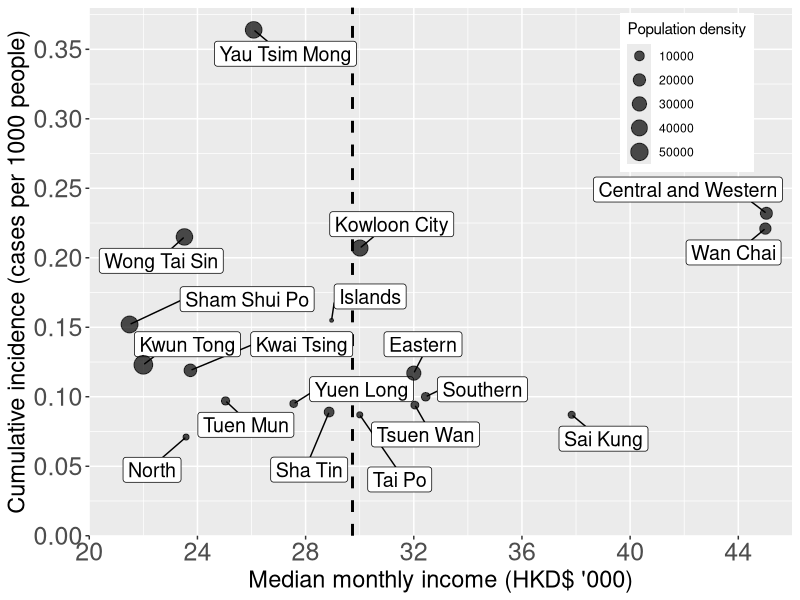
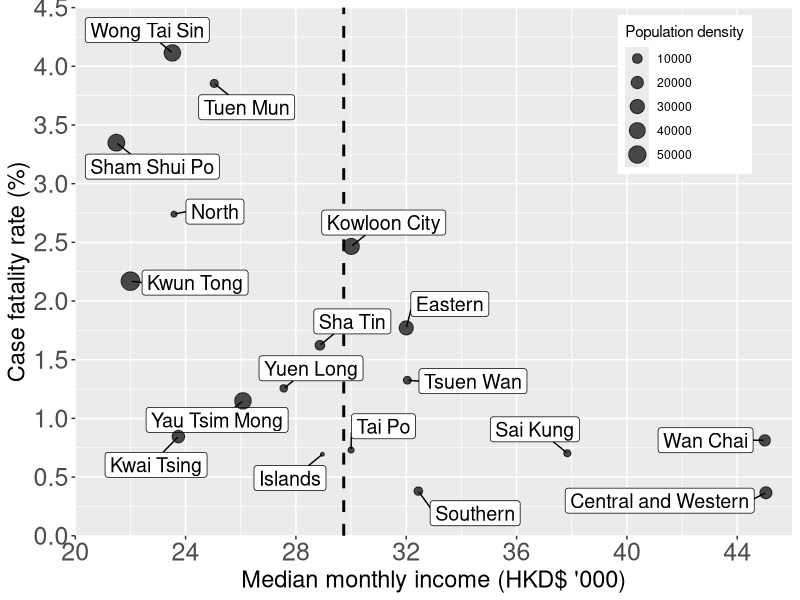
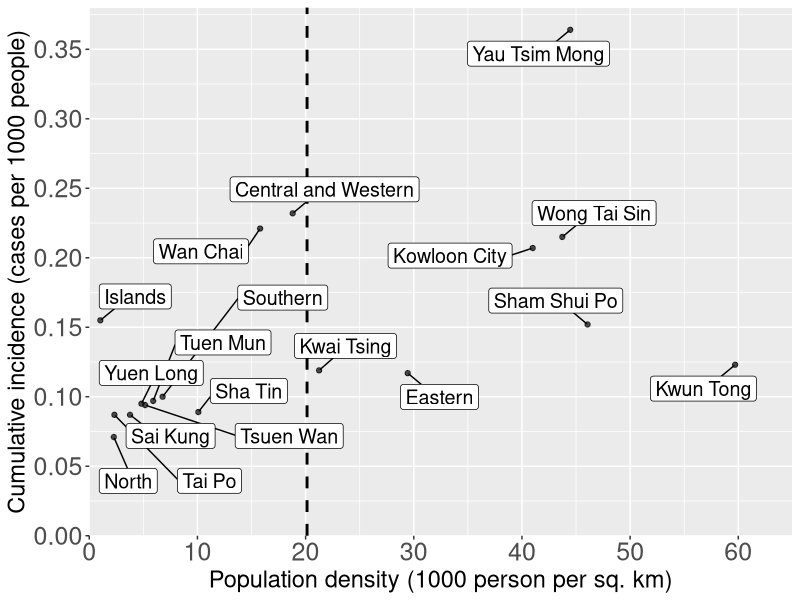
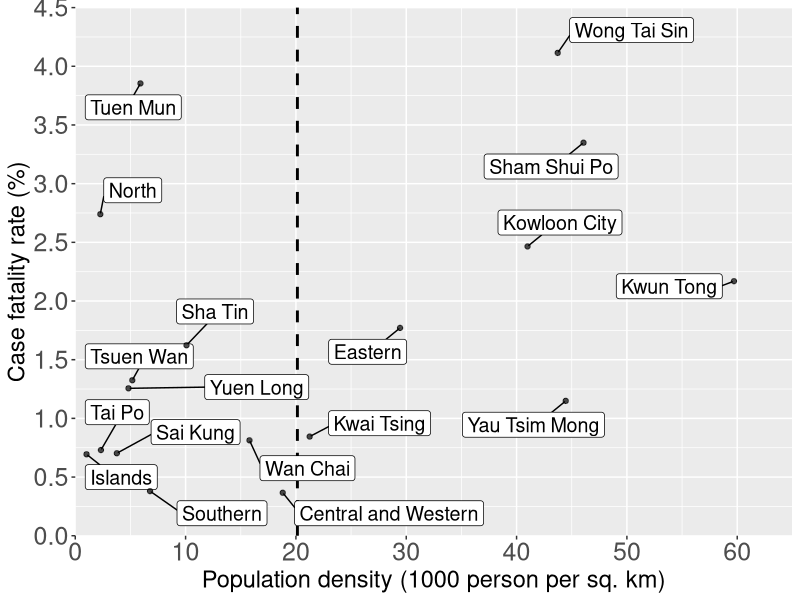
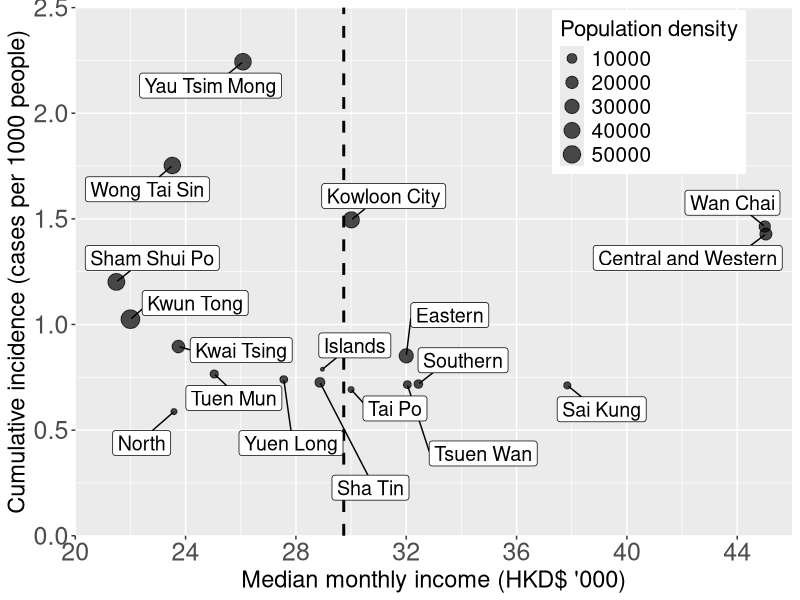
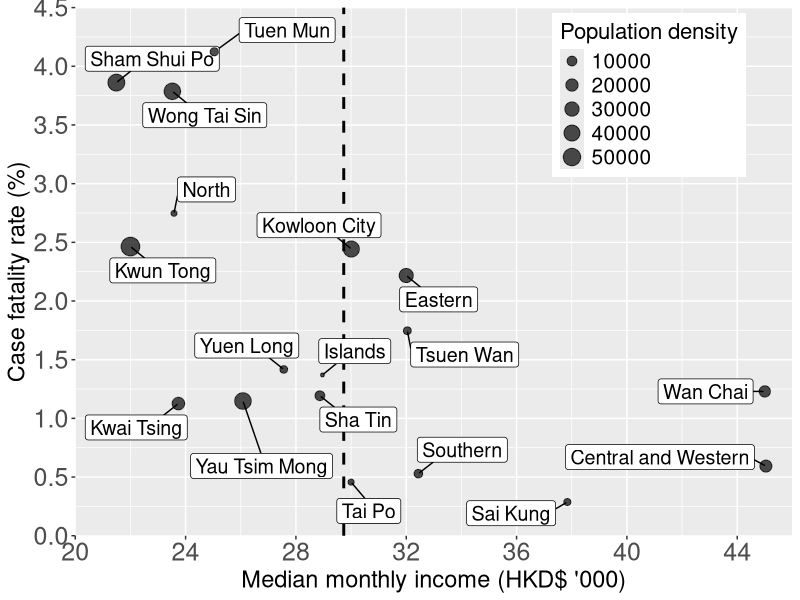
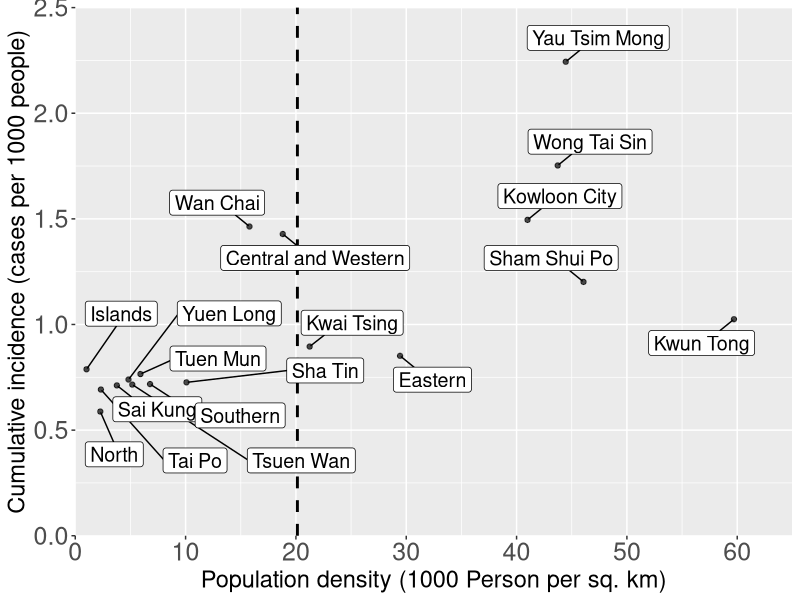
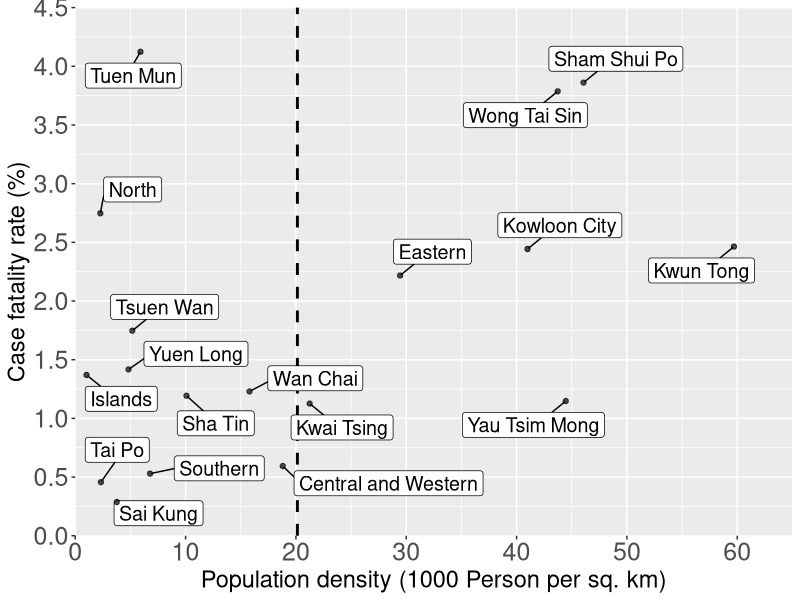

Recreate these plots in R, in order.
library(ggplot2)
library(plyr)
library(ggpubr)
library(data.table)
library(carData)
library(car)
library(pscl)
library(ggrepel)
library(patchwork)
library(reshape2)
library(tidyr)
library(dplyr)
library(lubridate)
library(reshape2)
library(scales)
library(forcats)
library(corrplot)
library(Hmisc)
options(ggrepel.max.overlaps = Inf)

#District & Territory Demographic
DD<-read.csv("dis_inc_cfr.csv")
DS<-read.csv("dis_inc_cfr_symptomatic.csv")
TS<-read.csv("Territory_symptomatic.csv")
Covid2<-read.csv("Covid model_symptomatic.csv")

#Data Management
Covid2_Elderly<-Covid2%>%group_by(Age)%>%filter(any(Age>64))
Covid2_Elderly_Death<-Covid2_Elderly%>%group_by(event)%>%filter(any(event=="1"))
Covid2_Elderly_Cases.in.district<-Covid2_Elderly%>%group_by(district)%>%summarise(Total=n())
Covid2_Elderly_Death.in.district<-Covid2_Elderly_Death%>%group_by(district)%>%summarise(Death=n())
new_row1 = list("Tai Po",0)
new_row2 = list(district="Sai Kung",Death=0)
Covid2_Elderly_Death.in.district = rbind(Covid2_Elderly_Death.in.district,new_row1)
Covid2_Elderly_Death.in.district = rbind(Covid2_Elderly_Death.in.district,new_row2)
Covid2_Elderly.in.district=left_join(Covid2_Elderly_Cases.in.district, Covid2_Elderly_Death.in.district)
Covid2_Elderly.in.district<-Covid2_Elderly.in.district%>%mutate(CFR_elderly=round(Death/Total*100,2))
colnames(Covid2_Elderly.in.district)[c(1)]<-c("District")
CFR_Overview=left_join(Covid2_Elderly.in.district, DS)
CFR_Overview<-subset(CFR_Overview,select =c(District,CFR_elderly,cfr_percent,income_trans,population_density))

#Scatter Plot_Total#
Scatter_Total_CI_I<-ggplot(DD,aes(x=Income_1k, y=Cumulative.Incidence.Rate_percentage, size =population_density, label=District)) + 
  geom_vline(xintercept=c(mean(DD$Income_1k)), linetype="dashed",lwd=1) + 
  geom_label_repel(size = 5,min.segment.length = 0, box.padding = 0.5)+ geom_point(alpha=0.7)+
  xlab("Median monthly income (HKD$ '000)") + ylab("Cumulative incidence (cases per 1000 people)") + labs(size="Population density")
Scatter_Total_CI_I<-Scatter_Total_CI_I + scale_x_continuous(expand= c(0,0), limits = c(20,46),breaks = seq(20, 46, 4)) +
  scale_y_continuous(expand=c(0,0), limits=c(0,0.38), breaks= seq(0,0.35,0.05)) + labs(size="Population density")+
  theme(axis.text=element_text(size=18), axis.title = element_text(size = 17), legend.position = c(0.85,0.84)) 
Scatter_Total_CI_I

Scatter_Total_CFR_I<-ggplot(DD,aes(x=Income_1k, y=cfr_percent, size =population_density, label=District)) + 
  geom_vline(xintercept=c(mean(DD$Income_1k)), linetype="dashed",lwd=1) +
  geom_label_repel(size = 5,min.segment.length = 0, box.padding = 0.5)+ geom_point(alpha=0.7)+
  xlab("Median monthly income (HKD$ '000)") + ylab("Case fatality rate (%)")
Scatter_Total_CFR_I<-Scatter_Total_CFR_I + scale_x_continuous(expand= c(0,0), limits = c(20,46),breaks = seq(20, 46, 4)) +
  scale_y_continuous(expand=c(0,0), limits=c(0,4.5), breaks= seq(0,4.5,0.5)) + labs(size="Population density")+
  theme(axis.text=element_text(size=18), axis.title = element_text(size = 17), legend.position = c(0.85,0.835)) 
Scatter_Total_CFR_I

Scatter_Total_CI_PD<-ggplot(DD,aes(x=population.density_1k, y=Cumulative.Incidence.Rate_percentage, label=District))+ 
  geom_vline(xintercept=c(mean(DD$population.density_1k)), linetype="dashed",lwd=1) +
  geom_label_repel(size = 5,min.segment.length = 0, box.padding = 0.5)+ geom_point(alpha=0.7)+
  xlab("Population density (1000 person per sq. km)") + ylab("Cumulative incidence (cases per 1000 people)")
Scatter_Total_CI_PD<-Scatter_Total_CI_PD + scale_x_continuous(expand= c(0,0), limits = c(0,65),breaks = seq(0, 60, 10)) +
  scale_y_continuous(expand=c(0,0), limits=c(0,0.38), breaks= seq(0,0.35,0.05))+
  theme(axis.text=element_text(size=18), axis.title = element_text(size = 17))
Scatter_Total_CI_PD

Scatter_Total_CFR_PD<-ggplot(DD,aes(x=population.density_1k, y=cfr_percent, label=District)) + 
  geom_vline(xintercept=c(mean(DD$population.density_1k)), linetype="dashed",lwd=1) +
  geom_label_repel(size = 5,min.segment.length = 0, box.padding = 0.5)+ geom_point(alpha=0.7)+
  xlab("Population density (1000 person per sq. km)") + ylab("Case fatality rate (%)")
Scatter_Total_CFR_PD<-Scatter_Total_CFR_PD + scale_x_continuous(expand= c(0,0), limits = c(0,65),breaks = seq(0, 60, 10)) +
  scale_y_continuous(expand=c(0,0), limits=c(0,4.5), breaks= seq(0,4.5,0.5))+
  theme(axis.text=element_text(size=18), axis.title = element_text(size = 17))
Scatter_Total_CFR_PD

FigureS4<-ggarrange(Scatter_Total_CI_I,Scatter_Total_CFR_I,Scatter_Total_CI_PD,Scatter_Total_CFR_PD,
                    labels = c("A","B","C","D"),font.label = list(size = 16),
                    ncol = 2, nrow = 2)

#Scatter Plot_Symptomatic#
Scatter_Symptomatic_CI_I<-ggplot(DS,aes(x=income_trans, y=inc_perk, size =population_density, label=District)) + 
  geom_vline(xintercept=c(mean(DD$Income_1k)), linetype="dashed",lwd=1) +
  geom_label_repel(size = 5,min.segment.length = 0, box.padding = 0.5)+ geom_point(alpha=0.7)+
  xlab("Median monthly income (HKD$ '000)") + ylab("Cumulative incidence (cases per 1000 people)") + labs(size="Population density")
Scatter_Symptomatic_CI_I<-Scatter_Symptomatic_CI_I + scale_x_continuous(expand= c(0,0), limits = c(20,46),breaks = seq(20, 46, 4)) +
  scale_y_continuous(expand=c(0,0), limits=c(0,2.5), breaks= seq(0,2.5,0.5)) + labs(size="Population density")+
  theme(axis.text=element_text(size=18), axis.title = element_text(size = 17), legend.position = c(0.8,0.84),
        legend.title = element_text(size=16),legend.text = element_text(size=15))
Scatter_Symptomatic_CI_I

Scatter_Symptomatic_CFR_I<-ggplot(DS,aes(x=income_trans, y=cfr_percent, size =population_density, label=District)) + 
  geom_vline(xintercept=c(mean(DD$Income_1k)), linetype="dashed",lwd=1) +
  geom_label_repel(size = 5,min.segment.length = 0, box.padding = 0.5)+ geom_point(alpha=0.7) +
  xlab("Median monthly income (HKD$ '000)") + ylab("Case fatality rate (%)")
Scatter_Symptomatic_CFR_I<-Scatter_Symptomatic_CFR_I + scale_x_continuous(expand= c(0,0), limits = c(20,46),breaks = seq(20, 46, 4)) +
  scale_y_continuous(expand=c(0,0), limits=c(0,4.5), breaks= seq(0,4.5,0.5)) + labs(size="Population density")+
  theme(axis.text=element_text(size=18), axis.title = element_text(size = 17), legend.position = c(0.8,0.835),
        legend.title = element_text(size=16),legend.text = element_text(size=15))
Scatter_Symptomatic_CFR_I

Scatter_Symptomatic_CI_PD<-ggplot(DS,aes(x=population_density_1000, y=inc_perk, label=District)) + 
  geom_vline(xintercept=c(mean(DD$population.density_1k)), linetype="dashed",lwd=1) +
  geom_label_repel(size = 5,min.segment.length = 0, box.padding = 0.5)+ geom_point(alpha=0.7) +
  xlab("Population density (1000 Person per sq. km)") + ylab("Cumulative incidence (cases per 1000 people)")
Scatter_Symptomatic_CI_PD<-Scatter_Symptomatic_CI_PD + scale_x_continuous(expand= c(0,0), limits = c(0,65),breaks = seq(0, 60, 10)) +
  scale_y_continuous(expand=c(0,0), limits=c(0,2.5), breaks= seq(0,2.5,0.5))+
  theme(axis.text=element_text(size=18), axis.title = element_text(size = 17))
Scatter_Symptomatic_CI_PD

Scatter_Symptomatic_CFR_PD<-ggplot(DS,aes(x=population_density_1000, y=cfr_percent, label=District)) + 
  geom_vline(xintercept=c(mean(DD$population.density_1k)), linetype="dashed",lwd=1) +
  geom_label_repel(size = 5,min.segment.length = 0, box.padding = 0.5)+ geom_point(alpha=0.7)+
  xlab("Population density (1000 Person per sq. km)") + ylab("Case fatality rate (%)")
Scatter_Symptomatic_CFR_PD<-Scatter_Symptomatic_CFR_PD + scale_x_continuous(expand= c(0,0), limits = c(0,65),breaks = seq(0, 60, 10)) +
  scale_y_continuous(expand=c(0,0), limits=c(0,4.5), breaks= seq(0,4.5,0.5))+
  theme(axis.text=element_text(size=18), axis.title = element_text(size = 17))
Scatter_Symptomatic_CFR_PD

Figure2<-ggarrange(Scatter_Symptomatic_CI_I,Scatter_Symptomatic_CFR_I,Scatter_Symptomatic_CI_PD,Scatter_Symptomatic_CFR_PD,
                   labels = c("A","B","C","D"),font.label = list(size = 16),
                   ncol = 2, nrow = 2)

Scatter_CFR_Comparsion<-ggplot(CFR_Overview,aes(x=cfr_percent, y=CFR_elderly, label=District)) + 
  geom_label_repel(size = 8.5,min.segment.length = 0, box.padding = 0.5)+ geom_point(alpha=0.7,size=5)+
  xlab("Case fatality rate in symptomatic patients (%)") + ylab(" Case fatality rate in elderly (%)") + 
  scale_x_continuous(expand= c(0,0), limits = c(0,4.5),breaks = seq(0, 4, 1)) +
  scale_y_continuous(expand=c(0,0.1), limits=c(0,18), breaks= seq(0,18,2))+
  theme(axis.text=element_text(size=32), axis.title = element_text(size = 32)) 
Scatter_CFR_Comparsion

Scatter_Symptomatic_Elderly_CFR_I<-ggplot(CFR_Overview,aes(x=income_trans, y=CFR_elderly, size =population_density, label=District)) + 
  geom_vline(xintercept=c(mean(CFR_Overview$income_trans)), linetype="dashed",lwd=1) +
  geom_label_repel(size = 8.5,min.segment.length = 0, box.padding = 0.5)+ geom_point(alpha=0.7) +
  xlab("Median monthly income (HKD$ '000)") + ylab("Case fatality rate in elderly (%)") + 
  scale_x_continuous(expand= c(0,0), limits = c(20,46),breaks = seq(20, 46, 4)) +
  scale_y_continuous(expand=c(0,0.1), limits=c(0,20), breaks= seq(0,20,2)) + 
  labs(size="Population density")+
  theme(axis.text=element_text(size=30), axis.title = element_text(size = 32), 
        legend.position = c(0.8,0.835), legend.title = element_text(size=28), 
        legend.text = element_text(size=26))
Scatter_Symptomatic_Elderly_CFR_I

FigureSX<-ggarrange(Scatter_Symptomatic_Elderly_CFR_I, Scatter_CFR_Comparsion,
                    labels = c("A","B"), font.label = list(size = 34),
                    nrow = 1)

#Bar Chart_Symptomatic
level_order_TS<- factor(TS$Territory, level = c("KLE", "KLW", "NTW","HK","NTE"))

TS_CFR<-ggplot(TS, aes(x = level_order_TS, cfr,2, label=cfr)) + 
  geom_bar(stat = "identity") + 
  ggtitle("Case fatality rate") +
  xlab("Territories") +
  ylab("Percentage (%)") +
  geom_text(size = 5, position = position_stack(vjust =0.95), color="white") +
  scale_y_continuous(expand= c(0,0),breaks = seq(0, 3.5, 0.5)) + coord_cartesian(ylim = c(0, 3.5)) +
  theme(axis.text=element_text(size=16), axis.title = element_text(size = 15),plot.title = element_text(size = 15))
TS_CFR

TS_CDP<-ggplot(TS, aes(x = level_order_TS, y = CDPinPop_percent, label=CDPinPop_percent)) + 
  geom_bar(stat = "identity") +
  ggtitle("People with chronic disease") + ylab("Percentage (%)") +
  xlab("Territories") +
  geom_text(size = 5, position = position_stack(vjust =0.98), color="white") +
  scale_y_continuous(expand= c(0,0),breaks = seq(0, 30, 5)) + coord_cartesian(ylim = c(0, 30)) +
  theme(axis.text=element_text(size=16), axis.title = element_text(size = 15),plot.title = element_text(size = 15))
TS_CDP

FigureS2<-ggarrange(TS_CFR,TS_CDP,
                    labels = c("A","B"),
                    ncol = 2)

#CFR among reporting delay & hospitalization time
Covid2<-read.csv("Covid model_symptomatic.csv")
Covid2_Delay<-read.csv("DeathRisk.csv")
Covid2_Delay2<-read.csv("DeathRisk_Individual.csv")
Covid2_agepercent<-read.csv("Covid model_symptomatic_2Income.csv")
Covid2_agepercent2<-read.csv("Covid model_symptomatic_70_2Income.csv")

Covid2$Income.Region<-factor(Covid2$Income.Region,levels=c("Low Income Region","Middle Income Region","High Income Region"))
Covid2$Grouped.Delay.Time <- factor(Covid2$Grouped.Delay.Time, level = c("0", "1", "2","3","4","5","6","7","8","9","10",">10"))

Covid2_agepercent$Income.Region<-factor(Covid2_agepercent$Income.Region,levels=c("High Income Region","Low and Middle Income Region"))
Covid2_agepercent$Gender.Age<-factor(Covid2_agepercent$Gender.Age,levels=c("Male(≤64 years old)","Female(≤64 years old)","Male(>64 years old)","Female(>64 years old)"))

Covid2_agepercent2$Income.Region<-factor(Covid2_agepercent2$Income.Region,levels=c("High Income Region","Low and Middle Income Region"))
Covid2_agepercent2$Gender.Age<-factor(Covid2_agepercent2$Gender.Age,levels=c("Male(≤69 years old)","Female(≤69 years old)","Male(>69 years old)","Female(>69 years old)"))

#Subset Data
Covid2_65<-Covid2 %>% filter(is.na(Age) | Age >= 65)
Covid2_65$Income.Region<-factor(Covid2_65$Income.Region,levels=c("Low Income Region","Middle Income Region","High Income Region"))

Delay_Total_LMH<-Covid2 %>% group_by(Income.Region)%>%count(Grouped.Delay.Time)
Delay_Total_LMH<-Delay_Total_LMH %>% group_by(Income.Region) %>% mutate(percentage=n/sum(n)*100)

Delay_Elderly_LMH<-Covid2_65 %>% group_by(Income.Region) %>% count(Grouped.Delay.Time)
Delay_Elderly_LMH<-Delay_Elderly_LMH %>% group_by(Income.Region) %>% mutate(percentage=n/sum(n)*100)
Delay <- data.frame(Income.Region=c("High Income Region"),Grouped.Delay.Time=c(0),n=c(0),percentage=c(0))
Delay$Grouped.Delay.Time<-as.factor(Delay$Grouped.Delay.Time)
Delay_Elderly_LMH<-rbind(Delay_Elderly_LMH, Delay)
remove(Delay)

Covid2_Alive<-Covid2%>%group_by(Income.Region,event)%>%filter(any(event == "0"))%>% count(Hospitalization.time)%>% mutate(percentage=n/sum(n)*100)
Covid2_Dead<-Covid2%>%group_by(Income.Region,event)%>%filter(any(event == "1"))%>% count(Hospitalization.time)%>% mutate(percentage=n/sum(n)*100)

#CFR over delay time
Covid2_Delay$Delay.Time <- factor(Covid2_Delay$Delay.Time, level = c(">1",">2",">3",">4",">5",">6",">7",">8",">9",">10",">11",">12"))
CFR_delay<-ggplot(Covid2_Delay,aes(x=Delay.Time, y=cfr_percent, group=1)) + geom_point(size = 5) + geom_line(size = 2) + 
  xlab("Reporting delay (days)") + ylab("Case fatality rate (%)") +
  scale_y_continuous(expand=c(0,0), limits=c(0,4.2), breaks= seq(0,4,1)) +
  theme(axis.text=element_text(size=28), axis.title = element_text(size = 30))
CFR_delay

Covid2_Delay2$Delay.time <- as.factor(Covid2_Delay2$Delay.time)
CFR_delay2<-ggplot(Covid2_Delay2,aes(x=Delay.time, y=CFR_3days,group=1)) + geom_point(size = 5) + geom_line(size = 2) + 
  xlab("Reporting delay (days)") + ylab("Case fatality rate (%)") + ggtitle("") +
  scale_y_continuous(expand=c(0,0), limits=c(0,3.2), breaks= seq(0,3,1)) +
  theme(axis.text=element_text(size= 28), axis.title = element_text(size = 30))
CFR_delay2

Figure3<-ggarrange(CFR_delay, CFR_delay2,
                   labels = c("A","B"),font.label = list(size = 24),
                   ncol = 1)

#Proportion of delayed reporting time of symptomatic patients
level_order_Delay_Total  <- factor(Delay_Total_LMH$Grouped.Delay.Time, level = c("0", "1", "2","3","4","5","6","7","8","9","10",">10"))
Bar_Delay_Total_LMH<-ggplot(Delay_Total_LMH, aes(x=level_order_Delay_Total , y=percentage, label=percentage, fill = Income.Region, group = Income.Region)) + geom_bar(stat="identity", position = "dodge") + 
  ggtitle("Symptomatic patients") + xlab("Delay time (Days)") + 
  ylab("Percentage with different delay time") +
  scale_y_continuous(expand=c(0,0), limits = c(0, 25), breaks = seq(0, 25, 5)) + labs(fill="Income Region") +
  theme(plot.title = element_text(size=24), axis.text=element_text(size=23), axis.title = element_text(size = 24),
        legend.position = c(0.77,0.74), legend.key.size = unit(2,"cm"),legend.title = element_text(size=20),legend.text = element_text(size=18))
Bar_Delay_Total_LMH

#Proportion of delayed reporting time of elderly patients
Delay_Elderly_LMH$Income.Region<-factor(Delay_Elderly_LMH$Income.Region,levels=c("Low Income Region","Middle Income Region","High Income Region"))
level_order_Delay_Elderly <- factor(Delay_Elderly_LMH$Grouped.Delay.Time, level = c("0", "1", "2","3","4","5","6","7","8","9","10",">10"))

Bar_Delay_Elderly_LMH<-ggplot(Delay_Elderly_LMH, aes(x=level_order_Delay_Elderly , y=percentage, label=percentage, fill = Income.Region, group = Income.Region)) + geom_bar(stat="identity", position = "dodge") + 
  ggtitle("Symptomatic elderly patients") + xlab("Delay time (Days)") + ylab("Percentage with different delay time") +
  scale_y_continuous(expand=c(0,0), limits = c(0, 25), breaks = seq(0, 25, 5)) + labs(fill="Income Region") +
  theme(plot.title = element_text(size=24), axis.text=element_text(size=23), axis.title = element_text(size = 24), 
        legend.position = c(0.77,0.74), legend.key.size = unit(2,"cm"),legend.title = element_text(size=20),legend.text = element_text(size=18))
Bar_Delay_Elderly_LMH

#Percentage of severe delay patients
my.labels <- c("   Low and middle \n income region",
               "High \n income region")
Bar_Percentage<-ggplot(Covid2_agepercent, aes(x= fct_rev(Income.Region), y= Percentage, fill = fct_rev(Gender.Age))) + 
  ggtitle("Symptomatic patients") + xlab("") + coord_flip() +
  ylab("Percentage with severe reporting delay (>10 days)") + scale_x_discrete(labels= my.labels) +
  geom_col(width = 0.6, position = position_dodge(0.7)) +
  scale_fill_viridis_d(breaks = rev, direction = -1) +
  scale_y_continuous(expand=c(0,0), limits = c(0, 13), breaks = seq(0, 12, 2)) + labs(fill="Income Region") +
  theme(plot.title = element_text(size=24), axis.text.x=element_text(size= 22), 
        axis.title = element_text(size = 24), axis.text.y =element_text(size= 24, angle = 90,vjust = 0.7, hjust=0.5,color = "#000000"),
        legend.position = c(0.8,0.8), legend.key.size = unit(1,"cm"),
        legend.title = element_text(size=20),legend.text = element_text(size=18)) +
  scale_fill_manual(values = c("Male(≤64 years old)" = "#ADD8E6","Female(≤64 years old)" = "#ffcccb","Male(>64 years old)" = "#00008B","Female(>64 years old)" = "#8b0000"))
Bar_Percentage

Bar_Percentage_70<-ggplot(Covid2_agepercent2, aes(x= fct_rev(Income.Region), y= Percentage, fill = fct_rev(Gender.Age))) + 
  ggtitle("Symptomatic patients") + xlab("") + coord_flip() +
  ylab("Percentage with severe reporting delay (>10 days)") + scale_x_discrete(labels= my.labels) +
  geom_col(width = 0.6, position = position_dodge(0.7)) +
  scale_fill_viridis_d(breaks = rev, direction = -1) +
  scale_y_continuous(expand=c(0,0), limits = c(0, 13), breaks = seq(0, 12, 2)) + labs(fill="Income Region") +
  theme(plot.title = element_text(size=24), axis.text.x=element_text(size= 22), 
        axis.title = element_text(size = 24), axis.text.y =element_text(size= 24, angle = 90,vjust = 0.7, hjust=0.5,color = "#000000"),
        legend.position = c(0.8,0.8), legend.key.size = unit(1,"cm"),
        legend.title = element_text(size=20),legend.text = element_text(size=18)) +
  scale_fill_manual(values = c("Male(≤69 years old)" = "#ADD8E6","Female(≤69 years old)" = "#ffcccb","Male(>69 years old)" = "#00008B","Female(>69 years old)" = "#8b0000"))
Bar_Percentage_70

Figure4<-ggarrange(Bar_Delay_Total_LMH,Bar_Delay_Elderly_LMH,Bar_Percentage,
                   labels = c("A","B","C"),
                   ncol = 1,nrow=3)

#CFR over hospitalization time
Covid2_Alive.Hist<-ggplot(Covid2_Alive, aes(x=Hospitalization.time, y = percentage, label=percentage)) + 
  scale_x_continuous(expand= c(0,0), limits = c(0,100),breaks = seq(0, 100, 10)) +
  geom_bar(stat = "identity") + scale_y_continuous(expand= c(0,0), limits = c(0,8.5),breaks = seq(0, 10, 1)) + 
  facet_grid(factor(Income.Region, levels=c("Low Income Region", "Middle Income Region","High Income Region"))~.) + 
  labs(title="Alive group distribution",x="Hospitalization time (Days))", y = "Percentage (%)") + 
  theme(panel.spacing.y = unit(22, "pt"),strip.text.y = element_text(size = 28), 
        axis.text=element_text(size=28), axis.title = element_text(size = 30),plot.title = element_text(size = 32))
Covid2_Alive.Hist

Covid2_Dead.Hist<-ggplot(Covid2_Dead, aes(x=Hospitalization.time, y = percentage, label=percentage)) + 
  scale_x_continuous(expand= c(0,0), limits = c(0,100),breaks = seq(0, 100, 10)) +
  geom_bar(stat = "identity") + scale_y_continuous(expand= c(0,0), limits = c(0,30),breaks = seq(0, 30, 5)) + 
  facet_grid(factor(Income.Region, levels=c("Low Income Region", "Middle Income Region","High Income Region"))~.) + 
  labs(title="Dead group distribution",x="Hospitalization time (Days))", y = "Percentage (%)") + 
  theme(panel.spacing.y = unit(22, "pt"),strip.text.y = element_text(size = 28), 
        axis.text=element_text(size=28), axis.title = element_text(size = 30),plot.title = element_text(size = 32))
Covid2_Dead.Hist

FigureSA<-ggarrange(Covid2_Alive.Hist,Covid2_Dead.Hist,
                    labels = c("A","B"),font.label = list(size = 24),
                    ncol = 1, nrow = 2)

#Correlation
DD<-read.csv("dis_inc_cfr.csv")
DS<-read.csv("dis_inc_cfr_symptomatic.csv")
Covid<-read.csv("Covid model.csv")
Covid2<-read.csv("Covid model_symptomatic.csv")
Covid2_Dead<-Covid2%>%group_by(event)%>%filter(any(event=="1"))

#Matrix
df<-data.frame(DD$inc_perk,DD$cfr_percent,DD$population_density,DD$Income, DD$Average.Age,DD$Average.Patient.Age,DD$aht)
df2<-data.frame(DS$inc_perk,DS$cfr_percent,DS$population_density,DS$Income,DS$adt, DS$Average.Age,DS$Average.Patient.Age,DS$aht)
df3<-data.frame(Covid$event,Covid$Numeric_Gender,Covid$Age,Covid$Hospitalization.time)
df4<-data.frame(Covid2$event,Covid2$Numeric.Gender,Covid2$Age,Covid2$Hospitalization.time,Covid2$Delay.Time)
df5<-data.frame(Covid2_Dead$Numeric.Gender,Covid2_Dead$Age,Covid2_Dead$Hospitalization.time,Covid2_Dead$Delay.Time)

#Correlation Function
cor.mtest <- function(mat, ...) {
  mat <- as.matrix(mat)
  n <- ncol(mat)
  p.mat<- matrix(NA, n, n)
  diag(p.mat) <- 0
  for (i in 1:(n - 1)) {
    for (j in (i + 1):n) {
      tmp <- cor.test(mat[, i], mat[, j], ...)
      p.mat[i, j] <- p.mat[j, i] <- tmp$p.value
    }
  }
  colnames(p.mat) <- rownames(p.mat) <- colnames(mat)
  p.mat
}

#Correlation Matrix
M1<-cor(df)
colnames(M1) <- c("CI", "CFR", "Population Density", "Median Income", "Average Age", "Average Patient Age","Average Hospitalization Time")
rownames(M1) <- c("CI", "CFR", "Population Density", "Median Income", "Average Age", "Average Patient Age","Average Hospitalization Time")
head(M1)
p.mat <- cor.mtest(df)
colnames(p.mat) <- c("CI", "CFR", "Population Density", "Median Income", "Average Age", "Average Patient Age","Average Hospitalization Time")
rownames(p.mat) <- c("CI", "CFR", "Population Density", "Median Income", "Average Age", "Average Patient Age","Average Hospitalization Time")
head(p.mat)
FigureS1A<-corrplot(M1, method="color", tl.col="black", tl.srt=75, type="upper",p.mat = p.mat,
                    sig.level = 0.05, title = "Total patients",mar=c(0,0,1,0))

M2<-cor(df2)
colnames(M2) <- c("CI", "CFR", "Population Density", "Median Income", "Average Delay Time", "Average Age", "Average Patient Age", "Average Hospitalization Time")
rownames(M2) <- c("CI", "CFR", "Population Density", "Median Income", "Average Delay Time", "Average Age", "Average Patient Age", "Average Hospitalization Time")
head(M2)
p2.mat <- cor.mtest(df2)
colnames(p2.mat) <- c("CI", "CFR", "Population Density", "Median Income", "Average Delay Time", "Average Age", "Average Patient Age", "Average Hospitalization Time")
rownames(p2.mat) <- c("CI", "CFR", "Population Density", "Median Income", "Average Delay Time", "Average Age", "Average Patient Age", "Average Hospitalization Time")
head(p2.mat)
FigureS1B<-corrplot(M2, method="color", tl.col="black", tl.srt=75, type="upper",p.mat = p2.mat,
                    sig.level = 0.05, title = "Symptomatic patients",mar=c(0,0,1,0))

M3<-cor(df3)
colnames(M3) <- c("Deceased Condition", "Gender", "Age", "Hospitalization Time")
rownames(M3) <- c("Deceased Condition", "Gender", "Age", "Hospitalization Time")
p3.mat <- cor.mtest(df3)
colnames(p3.mat) <- c("Deceased Condition", "Gender", "Age", "Hospitalization Time")
rownames(p3.mat) <- c("Deceased Condition", "Gender", "Age", "Hospitalization Time")
head(p3.mat)
FigureS3A<-corrplot(M3, method="color", tl.col="black", tl.srt=75, type="upper",p.mat = p3.mat,
                    sig.level = 0.05, title = "Total patients",mar=c(0,0,1,0))

M4<-cor(df4)
head(M4)
colnames(M4) <- c("Deceased Condition", "Gender", "Age", "Hospitalization Time", "Report Delay Time")
rownames(M4) <- c("Deceased Condition", "Gender", "Age", "Hospitalization Time", "Report Delay Time")
p4.mat <- cor.mtest(df4)
colnames(p4.mat) <- c("Deceased Condition", "Gender", "Age", "Hospitalization Time", "Report Delay Time")
rownames(p4.mat) <- c("Deceased Condition", "Gender", "Age", "Hospitalization Time", "Report Delay Time")
head(p4.mat)
FigureS3B<-corrplot(M4, method="color", tl.col="black", tl.srt=75, type="upper",p.mat = p4.mat,
                    sig.level = 0.05, title = "Symptomatic patients",mar=c(0,0,1,0))

M5<-cor(df5)
head(M5)
colnames(M5) <- c("Gender", "Age", "Hospitalization Time", "Report Delay Time")
rownames(M5) <- c("Gender", "Age", "Hospitalization Time", "Report Delay Time")
p5.mat <- cor.mtest(df5)
colnames(p5.mat) <- c("Gender", "Age", "Hospitalization Time", "Report Delay Time")
rownames(p5.mat) <- c("Gender", "Age", "Hospitalization Time", "Report Delay Time")
head(p5.mat)
FigureS7<-corrplot(M5, method="color", tl.col="black", tl.srt=75, type="upper",
                   p.mat = p5.mat, sig.level = 0.05,title = "Symptomatic Deceased patients",mar=c(0,0,1,0))

#Time-Series Plot
Latest<-read.csv("Latest Situation.csv")

Latest$Report.date<-dmy(Latest$Report.date)
Latest<-Latest%>% mutate(Daily= Number.of.confirmed.cases - lag(Number.of.confirmed.cases, default = 0))
Latest<-Latest%>% mutate(Death= Number.of.death.cases - lag(Number.of.death.cases, default = 0))

Total.Death.Cases<-ggplot(Latest, aes(x=Report.date)) +
  geom_line(aes(y=Daily),size=1,color="red") + 
  geom_bar(aes(y=Death*30),width = 0.01,stat = "identity",color="blue") +  
  scale_x_date(date_labels = "%Y-%m", 
               breaks = seq(as.Date("2020-02-1"), as.Date("2021-10-1"), by="6 month"),expand = c(0,0),limits = c(as.Date("2020-01-23"), as.Date("2021-10-15"))) + 
  labs(x="") + 
  theme(axis.text.x=element_text(hjust=0.5)) +
  scale_y_continuous(name="Daily cases",expand=c(0,0),limits = c(-5, 155),breaks = seq(0, 150, 30), 
                     sec.axis = sec_axis(~./30,name = "Daily Deaths")) +   
  theme(axis.text.x=element_text(size=36,color = "#363636"),
        axis.text.y=element_text(size=48),
        axis.title = element_text(size = 42,color="red"),
        axis.title.y.right = element_text(size=42, color = "blue"),
        axis.ticks.length=unit(.15, "cm"),
        axis.ticks = element_line(size = 1.05))
Total.Death.Cases
